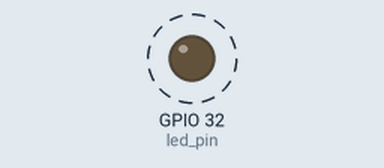
Bench run of a program on a simulated ESP32. Parts: output pins drawn as LEDs (lit = HIGH). Dashed ring = blinking. What the program prints to the serial monitor is not drawn.

Above: at 0.2 s.
Timing chart, 0 to 3.0 s (numbered marks = the images above):
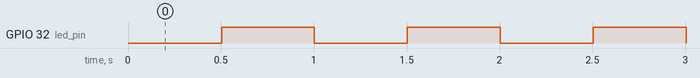

The program:

main.cpp
```cpp
#include <Arduino.h>

// Pin Assignments
const int led_pin = 32; // GPIO32 for LED output

// Volatile variable to store the current LED state, shared between main code and ISR
volatile bool led_state = LOW;

// Pointer to the hardware timer object
hw_timer_t *timer = NULL;

// Interrupt Service Routine (ISR) for the timer
// IRAM_ATTR ensures the function is placed in IRAM for faster execution and
// to avoid issues when flash cache is disabled.
void IRAM_ATTR onTimer() {
  // Toggle the LED state
  led_state = !led_state;
  // Write the new state to the LED pin
  digitalWrite(led_pin, led_state);
}

void setup() {
  // Configure the LED pin as an output
  pinMode(led_pin, OUTPUT);
  // Set initial state of the LED to LOW
  digitalWrite(led_pin, led_state);

  // Initialize UART communication at 115200 baud rate
  Serial.begin(115200);
  Serial.println("UART Initialized and ready for communication.");
  Serial.println("LED will blink using a hardware timer interrupt every 500ms.");

  // Configure and start hardware timer for LED blinking
  // timerBegin(timer_num, prescaler, count_up)
  //   timer_num: 0-3 for ESP32 hardware timers. Using Timer 0.
  //   prescaler: 80. APB_CLK is 80MHz, so 80MHz / 80 = 1MHz tick frequency (1us per tick).
  //   count_up: true for a count-up timer.
  timer = timerBegin(0, 80, true);

  // Attach the ISR function to the timer
  // timerAttachInterrupt(timer_handle, ISR_function, edge_trigger)
  //   timer_handle: Pointer to the timer object.
  //   ISR_function: Pointer to the function to be called on interrupt.
  //   edge_trigger: true to trigger on timer's alarm edge.
  timerAttachInterrupt(timer, &onTimer, true);

  // Set the timer alarm value and auto-reload behavior
  // timerAlarmWrite(timer_handle, alarm_value, auto_reload)
  //   timer_handle: Pointer to the timer object.
  //   alarm_value: 500,000 ticks. Since each tick is 1us, this means 500ms.
  //   auto_reload: true to automatically reload the alarm after it triggers,
  //                making the interrupt periodic.
  timerAlarmWrite(timer, 500000, true); // Trigger every 500ms

  // Enable the timer alarm, starting the periodic interrupts
  timerAlarmEnable(timer);
}

void loop() {
  // The LED blinking is handled entirely by the timer interrupt in the background.
  // The loop function can be used for other tasks without blocking the LED blink.
  // For demonstration, print a message periodically to show the loop is active.
  static unsigned long last_print_time = 0;
  const unsigned long print_interval_ms = 2000; // Print every 2 seconds

  if (millis() - last_print_time >= print_interval_ms) {
    Serial.println("Loop is running...");
    last_print_time = millis();
  }
}
```

Measured:
- by itself, GPIO 32 (led_pin): alternates HIGH for 0.50 s and LOW for 0.50 s
